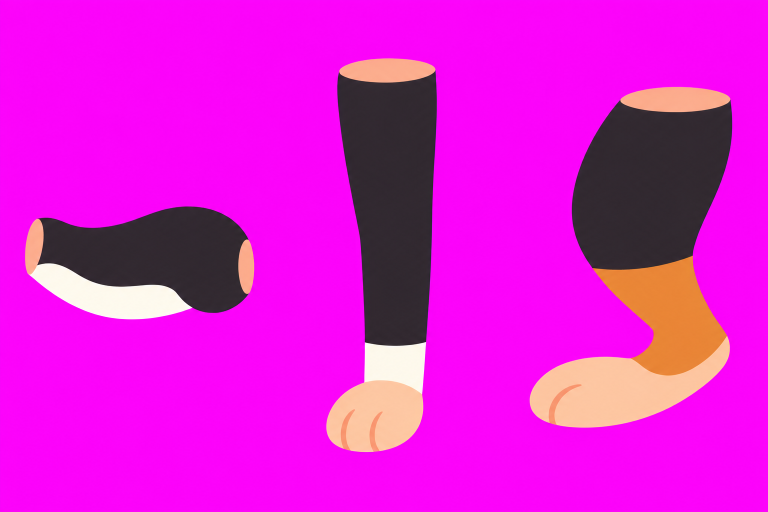
#> input picture UnityResources/Rats/UltProps/Sheets_jwtux/jw_tux.png, 1536 x 1024 px (shown at 1/2 size)
$ python slice_jwtux.py
#> lines starting #> are read from the running program, lines starting #| are printed output that depends on the picture; after the words box and inside, x2 and y2 are one past the last pixel; in counts of white or black regions, pixels touching at a corner belong together
### Tools/slice_rat_parts.py
"""Codex 쥐 파츠 시트(자홍 배경, 5열: 머리·몸통·꼬리·앞다리·뒷다리 / 한 줄 = 한 종) → 파츠 PNG + pivots.json 갱신
사용: python Tools/slice_rat_parts.py <시트.png> <행수> <종id,종id,...|-> [--props 행번호 이름,이름,...]
  종 id 가 '-' 인 행은 건너뜀. --props 는 그 행을 소품으로 잘라 UnityResources/Rats/NewRats/Props/ 에 저장
관절: 다리 = 윗면 가운데, 꼬리 = 왼쪽 끝, 머리 = 아래쪽 목 단면 가운데, 몸통 부착점 = 기존 쥐들 중앙값.
다리 배율: 앞발·뒷발 발끝이 같은 바닥선에 닿게 (앞발 1 기준)."""
import io, json, os, sys
import numpy as np
from PIL import Image
sys.path.insert(0, os.path.dirname(os.path.abspath(__file__)))

ROOT = os.path.dirname(os.path.dirname(os.path.abspath(__file__)))
RES = os.path.join(ROOT, 'UnityResources', 'Rats')
PARTS = ['head', 'torso', 'tail', 'front', 'back']
ANCHOR = {'neck': [0.069, 0.395], 'tail': [0.944, 0.531], 'shoulder': [0.238, 0.448], 'hip': [0.736, 0.325]}   # 기존 쥐 중앙값


def key_magenta(im):
    a = np.array(im.convert('RGB')).astype(np.int32)
    r, g, b = a[..., 0], a[..., 1], a[..., 2]
    # 자홍(255,0,255)에서 멀수록 불투명. 가장자리는 부드럽게
    dist = np.sqrt((r - 255) ** 2 + g ** 2 + (b - 255) ** 2)
    alpha = np.clip((dist - 60) / 60, 0, 1)
    # 자홍이 섞인 가장자리 색 되돌리기 (탈색)
    k = 1 - alpha
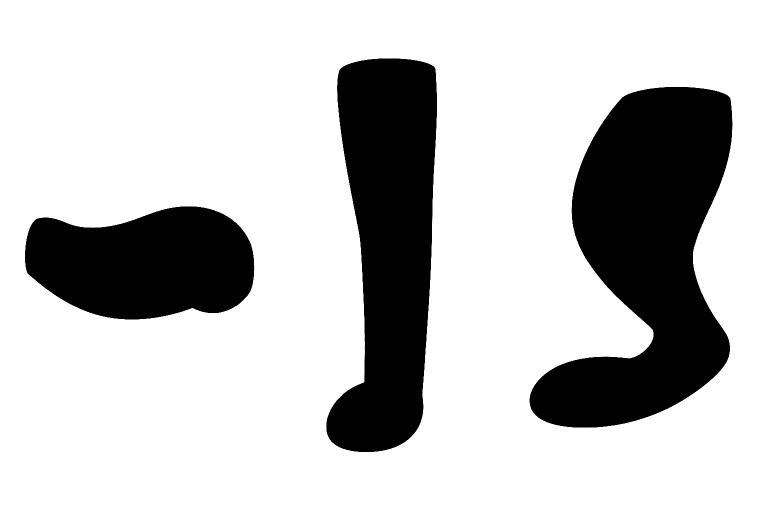
#> k: shape (1024, 1536) float64 (shown at 1/2 size); min 0, max 1, mean 0.766
    rgb = a.astype(np.float32)
    rgb[..., 0] = np.clip((rgb[..., 0] - 255 * k) / np.maximum(alpha, 1e-3), 0, 255)
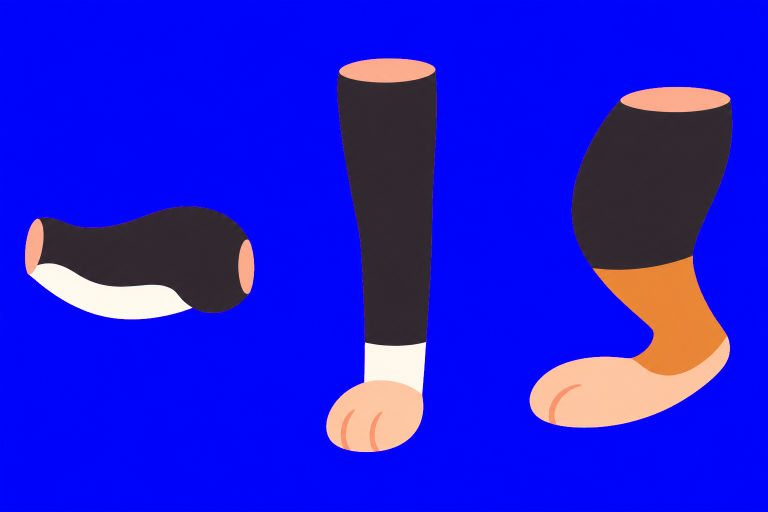
#> rgb: shape (1024, 1536, 3) float32 (shown at 1/2 size); mean R, G, B 29.6, 25.3, 214
    rgb[..., 2] = np.clip((rgb[..., 2] - 255 * k) / np.maximum(alpha, 1e-3), 0, 255)
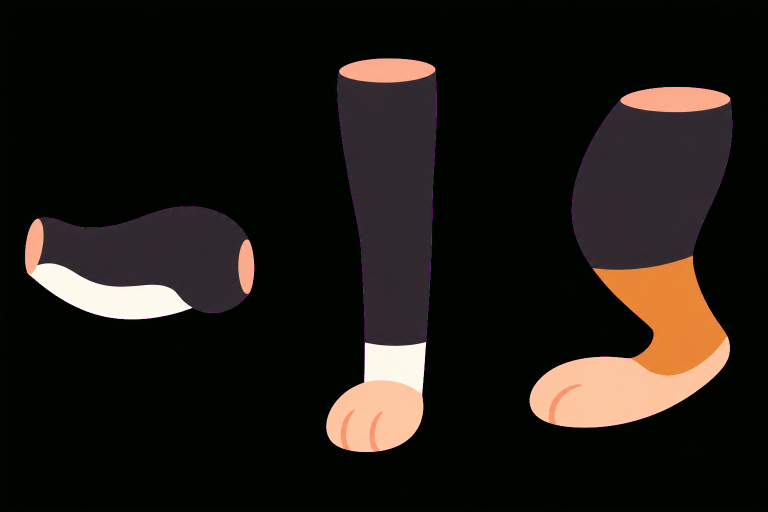
#> rgb: shape (1024, 1536, 3) float32 (shown at 1/2 size); mean R, G, B 29.6, 25.3, 20.3
    out = np.dstack([rgb, alpha * 255]).astype(np.uint8)
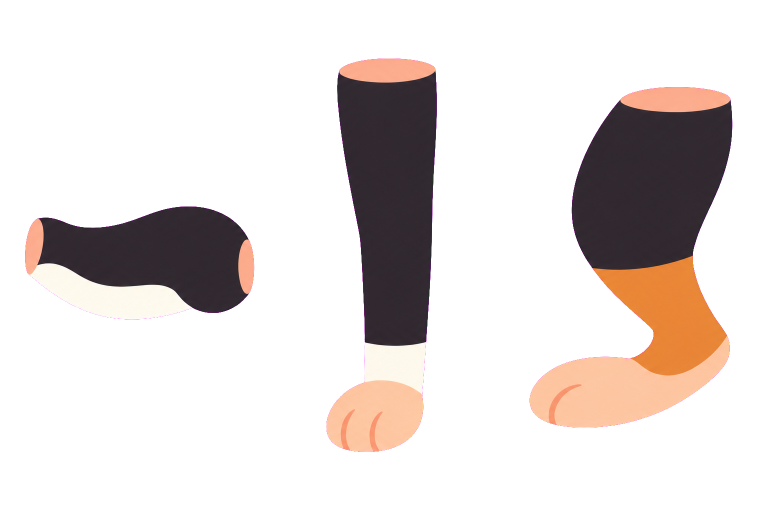
#> out: shape (1024, 1536, 4) (shown at 1/2 size); mean R, G, B, A 29.7, 25.2, 20.3, 59.5; transparent parts drawn white
    out[alpha <= 0.02] = 0
    return Image.fromarray(out, 'RGBA')


def crop(cell, pad=4):
    a = np.array(cell.getchannel('A')) > 20
    ys, xs = np.where(a)
    if len(xs) == 0: return None
    x0, x1, y0, y1 = max(0, xs.min() - pad), min(cell.width, xs.max() + 1 + pad), max(0, ys.min() - pad), min(cell.height, ys.max() + 1 + pad)
    return cell.crop((x0, y0, x1, y1))


# [80 lines left out: functions leg_pivot, tail_pivot, head_pivot, main, not called in this run]


# [2 lines that do not run on import are left out]

### UnityResources/Rats/UltProps/Sheets_jwtux/slice_jwtux.py
# jw_tux.png (Codex 자홍 3칸: 몸통·앞다리·뒷다리) → 줴리 원래 파츠와 같은 픽셀 크기로 맞춘 턱시도 파츠 (피벗·관절 비율이 그대로 맞게)
import os, sys
import numpy as np
from PIL import Image
from scipy import ndimage
sys.path.insert(0, r'C:/Project/NKK_PROJECT/Tools')
from slice_rat_parts import key_magenta, crop

ORIG = r'C:/Project/NKK_PROJECT/Unity_Making/NKK_Project/Assets/Art/Rats/Parts/jwerry'
im = key_magenta(Image.open('jw_tux.png'))
cw = im.width // 3
#> cw = 512
for i, part in enumerate(['torso', 'front', 'back']):
    cell = im.crop((i * cw, 0, (i + 1) * cw, im.height))
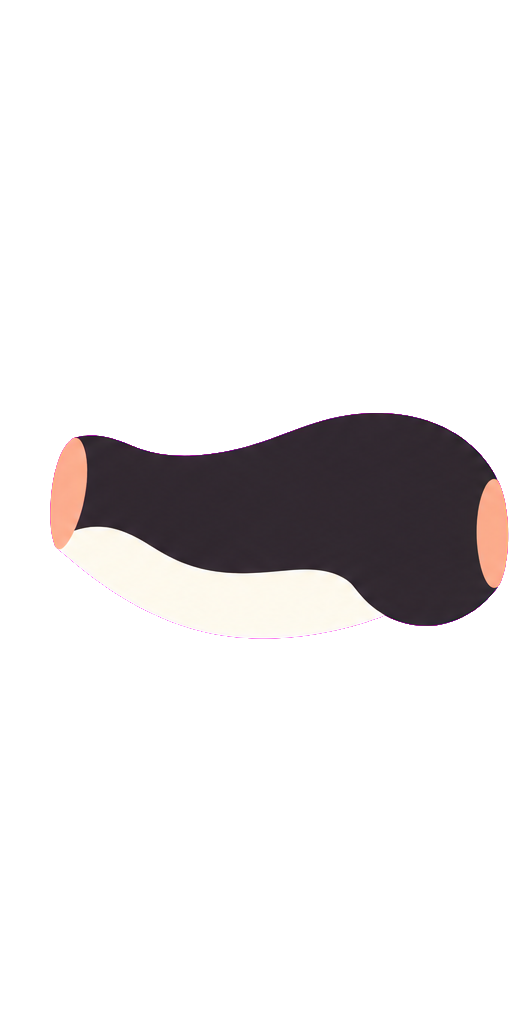
#> cell: PIL image 512x1024 RGBA; mean R, G, B, A 17, 14.9, 15.1, 39.4; transparent parts drawn white
    a = np.array(cell.getchannel('A')) > 20
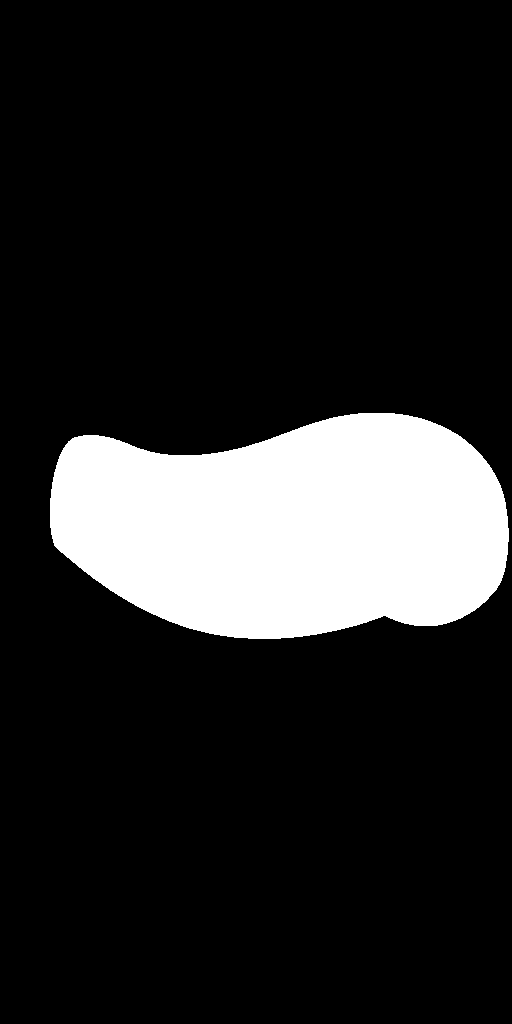
#> a: shape (1024, 512) bool; 15.5% white; 1 white region, box (x1, y1, x2, y2) and area: (50, 413, 509, 639) 81160
    lab, n = ndimage.label(a)
#> n = 1
    big = np.argmax(ndimage.sum(a, lab, range(1, n + 1))) + 1      # 가장 큰 덩어리만
#> big = 1
    arr = np.array(cell); arr[lab != big] = 0
#> after `arr[lab != big] = 0`: arr: shape (1024, 512, 4); under 0.01% of pixels changed, all inside (x1, y1, x2, y2) = (51, 416, 509, 632)
    c = crop(Image.fromarray(arr), pad=0)
#> in crop, `x0, x1, y0, y1 = max(0, xs.min() - pad), min(cell.width, xs.max() + 1 ..`: x0 = 50; x1 = 509; y0 = 413; y1 = 639
#> in crop, `return cell.crop((x0, y0, x1, y1))`:
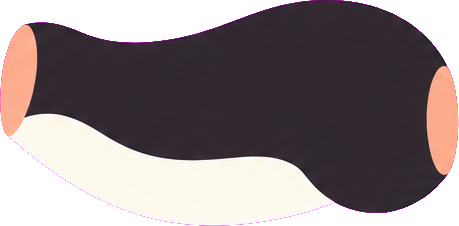
#> returned value: PIL image 459x226 RGBA; mean R, G, B, A 85.8, 75.1, 76.4, 199.2; transparent parts drawn white
#> (the run stopped early here; a loop or call above may not have finished)
